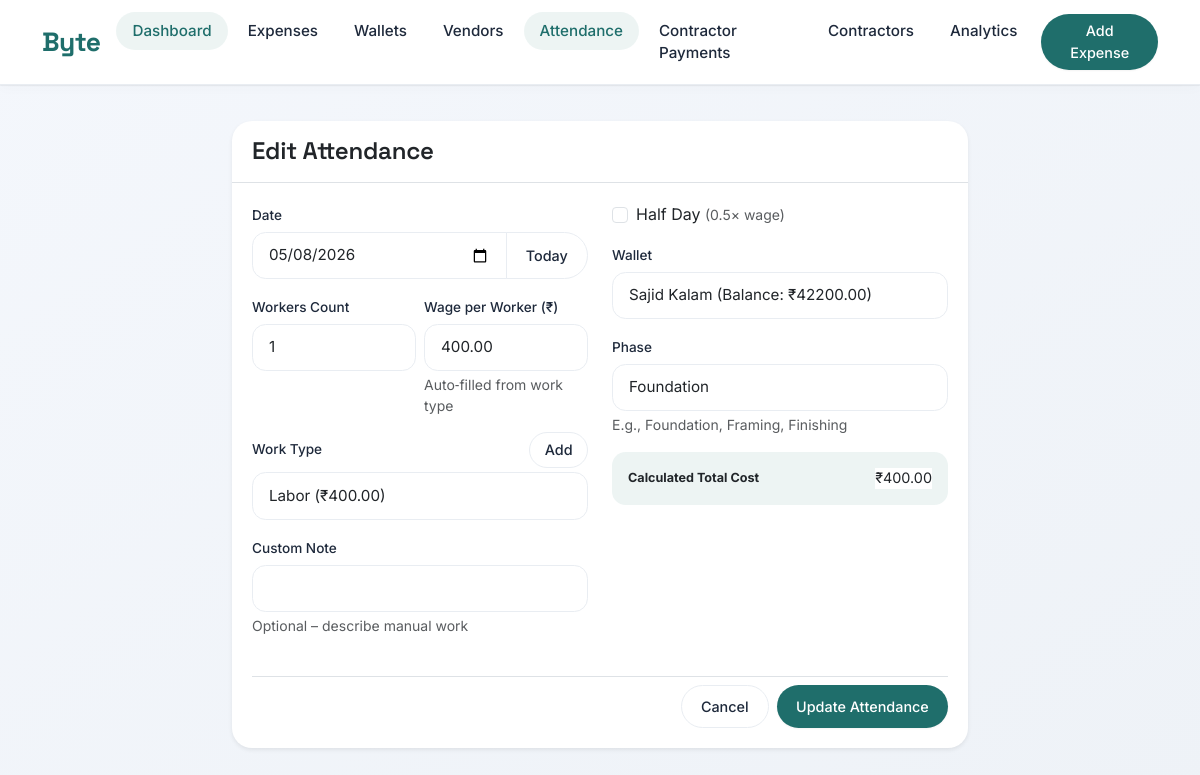
Screenshot of /attendance/64/edit/ with the database file from the repository.
### attendance/models.py (models this page shows, shortened)
class Attendance(models.Model):
    date = models.DateField(db_index=True)
    workers_count = models.PositiveIntegerField()
    work_type = models.ForeignKey(
        WorkType,
        on_delete=models.SET_NULL,
        null=True,
        blank=True
    )
    custom_work_note = models.CharField(max_length=255, blank=True)
    wage_per_worker = models.DecimalField(max_digits=10, decimal_places=2)
    is_half_day = models.BooleanField(default=False)
    total_amount = models.DecimalField(max_digits=12, decimal_places=2, default=0.00)
    phase = models.CharField(max_length=100, blank=True, null=True)
    wallet = models.ForeignKey(
        'wallets.Wallet',
        on_delete=models.PROTECT
    )
    linked_expense = models.OneToOneField(
        'expenses.Expense',
        on_delete=models.PROTECT,
        null=True,
        blank=True
    )
    created_at = models.DateTimeField(auto_now_add=True)
    class Meta:
        indexes = [
            models.Index(fields=['date']),
        ]

### attendance/views.py (the view, shortened to what this page needs)
# urls.py: path('<int:pk>/edit/', views.AttendanceUpdateView.as_view(), name='update'),
class AttendanceUpdateView(UpdateView):
    model = Attendance
    form_class = AttendanceForm
    template_name = 'attendance/attendance_form.html'
    success_url = reverse_lazy('attendance:list')

### attendance/forms.py (shortened to what this page needs)
class AttendanceForm(forms.ModelForm):
    class Meta:
        model = Attendance
        fields = [
            'date',
            'workers_count',
            'work_type',
            'custom_work_note',
            'wage_per_worker',
            'is_half_day',
            'phase',
            'wallet'
        ]
        widgets = {
            'date': forms.DateInput(attrs={'type': 'date', 'class': 'form-control'}),
            'workers_count': forms.NumberInput(attrs={'class': 'form-control', 'id': 'id_workers_count'}),
            'work_type': forms.Select(attrs={'class': 'form-control', 'id': 'id_work_type'}),
            'custom_work_note': forms.TextInput(attrs={'class': 'form-control'}),
            'wage_per_worker': forms.NumberInput(attrs={'class': 'form-control', 'id': 'id_wage_per_worker', 'step': '0.01'}),
            'is_half_day': forms.CheckboxInput(attrs={'class': 'form-check-input', 'id': 'id_is_half_day'}),
            'phase': forms.TextInput(attrs={'class': 'form-control'}),
            'wallet': forms.Select(attrs={'class': 'form-control'}),
        }

### attendance/models.py (called while the page is built)
    def __str__(self):
        return f"{self.name} (₹{self.default_wage})"

### wallets/models.py (called while the page is built)
    @property
    def current_balance(self):
        credits = self.transactions.filter(transaction_type='CREDIT').aggregate(Sum('amount'))['amount__sum'] or 0
        debits = self.transactions.filter(transaction_type='DEBIT').aggregate(Sum('amount'))['amount__sum'] or 0
        return self.initial_balance + credits - debits

    def __str__(self):
        return f"{self.name} (Balance: ₹{self.current_balance})"

### templates/attendance/attendance_form.html (shortened to what this page needs)
{% extends 'base.html' %}
{% load static %}
{% block content %}
<div class="row justify-content-center">
    <div class="col-12 col-lg-10 col-xl-8">
        <div class="card shadow-sm">
            <div class="card-header bg-transparent border-bottom">
                <h4 class="mb-0 brand-font">{% if object %}Edit Attendance{% else %}Log Attendance{% endif %}</h4>
            </div>
            <div class="card-body">
                <form method="post" id="attendanceForm" novalidate>
                    <div class="row g-4">
                        <div class="col-12 col-md-6">
                            <div class="mb-3">
                                <label for="{{ form.date.id_for_label }}" class="form-label">Date</label>
                                <div class="input-group">
                                    {{ form.date }}
                                    <button type="button" class="btn btn-outline-secondary" data-fill-today="id_date">Today</button>
                                </div>
                            </div>
                            <div class="row g-2 mb-3">
                                <div class="col-6">
                                    <label for="{{ form.workers_count.id_for_label }}" class="form-label">Workers Count</label>
                                    {{ form.workers_count }}
                                </div>
                                <div class="col-6">
                                    <label for="{{ form.wage_per_worker.id_for_label }}" class="form-label">Wage per Worker (₹)</label>
                                    {{ form.wage_per_worker }}
                                    <div class="form-text text-muted small">Auto‑filled from work type</div>
                                </div>
                            </div>
                            <div class="mb-3">
                                <div class="d-flex justify-content-between align-items-center mb-1">
                                    <label for="{{ form.work_type.id_for_label }}" class="form-label mb-0">Work Type</label>
                                    <a href="{% url 'attendance:worktype_create' %}" class="btn btn-sm btn-outline-secondary rounded-pill">Add</a>
                                </div>
                                {{ form.work_type }}
                            </div>
                            <div class="mb-3">
                                <label for="{{ form.custom_work_note.id_for_label }}" class="form-label">Custom Note</label>
                                {{ form.custom_work_note }}
                                <div class="form-text text-muted small">Optional – describe manual work</div>
                            </div>
                        </div>
                        <div class="col-12 col-md-6">
                            <div class="mb-3 form-check">
                                {{ form.is_half_day }}
                                <label class="form-check-label" for="{{ form.is_half_day.id_for_label }}">
                                    Half Day <span class="text-muted small">(0.5× wage)</span>
                                </label>
                            </div>
                            <div class="mb-3">
                                <label for="{{ form.wallet.id_for_label }}" class="form-label">Wallet</label>
                                {{ form.wallet }}
                            </div>
                            <div class="mb-3">
                                <label for="{{ form.phase.id_for_label }}" class="form-label">Phase</label>
                                {{ form.phase }}
                                <div class="form-text text-muted small">E.g., Foundation, Framing, Finishing</div>
                            </div>
                            <div class="alert alert-custom d-flex justify-content-between align-items-center mt-3" style="background-color: var(--accent-light); border: none;">
                                <strong class="small">Calculated Total Cost</strong>
                                <span class="chip bg-white text-dark">₹<span id="liveTotal">0.00</span></span>
                            </div>
                        </div>
                    </div>
                    <div class="mt-4 pt-2 border-top d-flex justify-content-end gap-2">
                        <a href="{% url 'attendance:list' %}" class="btn btn-outline-secondary">Cancel</a>
                        <button type="submit" class="btn btn-primary">{% if object %}Update{% else %}Save{% endif %} Attendance</button>
                    </div>
                </form>
            </div>
        </div>
    </div>
</div>
{% endblock %}

### templates/base.html (style rules this page uses)
:root { --ink: #0a0f1c; --ink-soft: #1e293b; --muted: #5b6e8c; --muted-light: #8a99b0; --bg: #f8fafc; --card-bg: #ffffff; --border-subtle: #e9edf2; --accent: #1f6e6b; --accent-soft: #2c7e7b; --accent-light: rgba(31, 110, 107, 0.08); --warning: #e67e22; --danger: #dc5f5f; --shadow-sm: 0 4px 12px rgba(0, 0, 0, 0.02), 0 1px 2px rgba(0, 0, 0, 0.03); --shadow-md: 0 8px 24px rgba(0, 0, 0, 0.04), 0 2px 4px rgba(0, 0, 0, 0.02); --shadow-lg: 0 20px 32px -12px rgba(0, 0, 0, 0.08); --radius-card: 1.25rem; --radius-element: 0.85rem; }
* { margin: 0; padding: 0; box-sizing: border-box; }
body { font-family: 'Inter', sans-serif; background: linear-gradient(145deg, #f4f7fc 0%, #eef2f7 100%); color: var(--ink); line-height: 1.45; -webkit-font-smoothing: antialiased; }
h1, h2, h3, h4, .brand-font { font-family: 'Space Grotesk', sans-serif; font-weight: 600; letter-spacing: -0.01em; }
.card { background: var(--card-bg); border: none; border-radius: var(--radius-card); box-shadow: var(--shadow-md); transition: transform 0.2s ease, box-shadow 0.2s; margin-bottom: 1.25rem; overflow: hidden; }
.card-header { background: transparent; border-bottom: 1px solid var(--border-subtle); padding: 1rem 1.25rem; font-weight: 600; font-size: 1.1rem; }
.card-body { padding: 1.25rem; }
.form-label { font-weight: 500; font-size: 0.85rem; margin-bottom: 0.4rem; color: var(--ink-soft); }
.form-control, .form-select, textarea, input:not([type="checkbox"]):not([type="radio"]) { border: 1px solid var(--border-subtle); border-radius: var(--radius-element); padding: 0.7rem 1rem; font-size: 0.95rem; background: #ffffff; transition: all 0.2s; }
.btn { border-radius: 60px; padding: 0.6rem 1.2rem; font-weight: 500; font-size: 0.9rem; transition: all 0.2s; }
.btn-primary { background: var(--accent); border: none; box-shadow: 0 1px 2px rgba(0,0,0,0.05); }
.btn-outline-secondary { border-color: var(--border-subtle); color: var(--ink-soft); }
.btn-sm { padding: 0.4rem 0.9rem; }
.alert-custom { border-radius: var(--radius-element); border-left: 4px solid; font-size: 0.9rem; }
button, a.btn, .nav-link, .form-control, .form-select { touch-action: manipulation; }

### rows the page displays
Attendance: date "05/08/2026", workers_count "1", wage_per_worker "400.00", work_type "Labor (₹400.00)", wallet "Sajid Kalam (Balance: ₹42200.00)", phase "Foundation"
